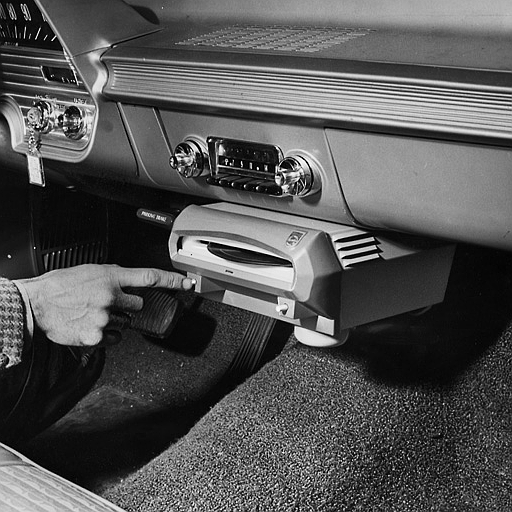
%> input picture lab4/1.gif, 512 x 512 px
$ octave task6_dpct.m   (GNU Octave 9; MATLAB toolbox functions it lacks are replaced by stand-ins)
%> lines starting %> are read from the running program, lines starting %| are printed output that depends on the picture
### lab4/encode_symbol.m
%%%%%%%%%%%%%%%%%%%%%%%%%%%%%%%%%%%%%%%%%%%%%%%%%%%%%%%%%%%%%%%%%
%     64-разрядное целочисленное АРИФМЕТИЧЕСКОЕ КОДИРОВАНИЕ     %
%                   С. Умняшкин, 2019.                          %
%                       www.miet.ru                             %
% Реализовано на базе статьи     Witten I., Neal R., Cleary J.  %
% Arithmetic Coding For Data Compression // Comm. ACM, Vol. 30, %
% No.6, June 1987. - pp.520-540.                                %
%%%%%%%%%%%%%%%%%%%%%%%%%%%%%%%%%%%%%%%%%%%%%%%%%%%%%%%%%%%%%%%%%

%   Скрипт кодирования символа.
range = high - low +1;
high = low +idivide_(cum_freq(symbol+1)*range,cum_freq(NO_OF_SYMBOLS+1))-1;
low	 = low +idivide_(cum_freq(symbol)*range, cum_freq(NO_OF_SYMBOLS+1));
	% далее при необходимости — вывод бита или меры от зацикливания
	while 1
		if (high < HALF) % Старшие биты low и high — нулевые (оба)
			output_0_plus_follow; %вывод совпадающего старшего бита
        elseif (low >= HALF) % старшие биты low и high - единичные
			output_1_plus_follow;	% вывод старшего бита
			low  = low - HALF;				% сброс старшего бита в 0
			high = high - HALF;				% сброс старшего бита в 0
        else
            if (low >= FIRST_QTR) && (high < THIRD_QTR)
		% возможно зацикливание, выбрасываем второй по старшинству бит
                high = high - FIRST_QTR;	% high	=01...
                low = low - FIRST_QTR;		% low	=00...
                bits_to_follow = bits_to_follow +1;
            else
                break		% втягивать новый бит рано
            end
        end
	    % старший бит в low и high нулевой, втягиваем новый бит
		low = low + low;        %bitshift(low,1);       % втягиваем 0
		high= high + high +1;   %bitshift(high,1)+1;    % втягиваем 1
   end

### lab4/quantize_dead_zone.m
function c = quantize_dead_zone(a,b)
% К ПУНКТУ №4 ЗАДАНИЯ
  % c = round(a./b);                % равномерное квантование
   c = sign(a).*fix(abs(a)./b);    % квантование с мертвой зоной

### lab4/common.m
%%%%%%%%%%%%%%%%%%%%%%%%%%%%%%%%%%%%%%%%%%%%%%%%%%%%%%%%%%%%%%%%%
%     64-разрядное целочисленное АРИФМЕТИЧЕСКОЕ КОДИРОВАНИЕ     %
%                   С. Умняшкин, 2019.                          %
%                       www.miet.ru                             %
% Реализовано на базе статьи     Witten I., Neal R., Cleary J.  %
% Arithmetic Coding For Data Compression // Comm. ACM, Vol. 30, %
% No.6, June 1987. - pp.520-540.                                %
%%%%%%%%%%%%%%%%%%%%%%%%%%%%%%%%%%%%%%%%%%%%%%%%%%%%%%%%%%%%%%%%%

%   Скрипт глобальных констант и переменных

%constants
BITS_IN_REGISTER = uint8(48);
TOP_VALUE = uint64(bitshift(1,BITS_IN_REGISTER) -1);    % 1111...1
FIRST_QTR = uint64(bitshift(TOP_VALUE,-2) +1);          % 0100...0
HALF = uint64(2*FIRST_QTR);                             % 1000...0
THIRD_QTR = uint64(3*FIRST_QTR);                        % 1100...0
MAX_FREQUENCY =	uint32(bitshift(1, 15));
NO_OF_CHARS	= uint16(256);
EOF_SYMBOL	= uint16(NO_OF_CHARS);        % char-коды: 0..NO_OF_CHARS-1
NO_OF_SYMBOLS = uint16(NO_OF_CHARS+1);

%variables
low = uint64(0);
high = uint64(TOP_VALUE);
cum = uint64(0);
range = uint64(high+1);
symbol = uint16(0);
buffer = uint16(0);
c = uint16(0);
% initialize model
cum_freq = uint64(0:NO_OF_SYMBOLS);

### lab4/start_encoding.m
%%%%%%%%%%%%%%%%%%%%%%%%%%%%%%%%%%%%%%%%%%%%%%%%%%%%%%%%%%%%%%%%%
%     64-разрядное целочисленное АРИФМЕТИЧЕСКОЕ КОДИРОВАНИЕ     %
%                   С. Умняшкин, 2019.                          %
%                       www.miet.ru                             %
% Реализовано на базе статьи     Witten I., Neal R., Cleary J.  %
% Arithmetic Coding For Data Compression // Comm. ACM, Vol. 30, %
% No.6, June 1987. - pp.520-540.                                %
%%%%%%%%%%%%%%%%%%%%%%%%%%%%%%%%%%%%%%%%%%%%%%%%%%%%%%%%%%%%%%%%%
common;   % Globals
bits_to_go = uint8(16);
bits_to_follow = uint8(0);

### lab4/update_model.m
%%%%%%%%%%%%%%%%%%%%%%%%%%%%%%%%%%%%%%%%%%%%%%%%%%%%%%%%%%%%%%%%%
%     64-разрядное целочисленное АРИФМЕТИЧЕСКОЕ КОДИРОВАНИЕ     %
%                   С. Умняшкин, 2019.                          %
%                       www.miet.ru                             %
% Реализовано на базе статьи     Witten I., Neal R., Cleary J.  %
% Arithmetic Coding For Data Compression // Comm. ACM, Vol. 30, %
% No.6, June 1987. - pp.520-540.                                %
%%%%%%%%%%%%%%%%%%%%%%%%%%%%%%%%%%%%%%%%%%%%%%%%%%%%%%%%%%%%%%%%%

% Скрипт обновления модели данных.
if cum_freq(NO_OF_SYMBOLS+1) == MAX_FREQUENCY
    cum = uint64(0);
    for k=1:NO_OF_SYMBOLS
        fr = bitshift(cum_freq(k+1)-cum_freq(k)+1, -1);
		cum_freq(k) = cum;
		cum = cum + fr;
    end
    cum_freq(NO_OF_SYMBOLS+1)=cum;
end
cum_freq(symbol+1:NO_OF_SYMBOLS+1) = cum_freq(symbol+1:NO_OF_SYMBOLS+1) +1;

### lab4/task6_dpct.m
%%%%%%%%%%%%%%%%%%%%%%%%%%%%%%%%%%%%%%%%%%%%%%%%%%%%%%%%%%%%%%%%%%%%%%%%%
%       JPEG-подобный учебный кодек для сжатия ч/б фото изображений     %
%                   С. Умняшкин, 2019.                                  %
%                       www.miet.ru                                     %
%        Ограничения на размер изображения: только 512х512 !!!          %
%  После блочных ДКП коэффициенты разложения скалярно квантуются и      %
%  арифметически кодируются.                                            %
%%%%%%%%%%%%%%%%%%%%%%%%%%%%%%%%%%%%%%%%%%%%%%%%%%%%%%%%%%%%%%%%%%%%%%%%%
clc
clear
quality = [1 10 25 50 75 100];  % Параметр качества выбираем целым из диапазона ~ 1..100
I = im2double(imread('1.gif'));  %обрабатываемое изображение
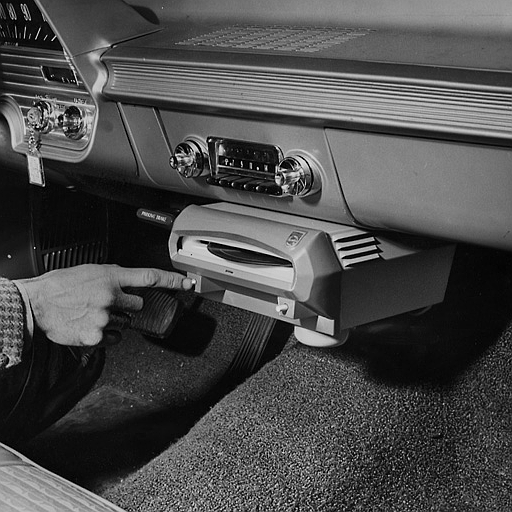
%> I: size 512x512 double; min 0, max 0.89, mean 0.294
for my_ind = 1:length(quality)


%%%%%%%%%%%%%%%%%%%%%%%%%%%%%%%%%%%%%%%%%%%%%%%%%%%%%%%%%%%%%%%%%%%%%%%%

W4 = [1/2   0      0 0
      0 1/sqrt(10) 0 0;
      0     0    1/2 0;
      0     0      0 1/sqrt(10)];

Temp = [1 1  1   1;
        2 1 -1  -2;
        1 -1 -1  1;
        1 -2  2 -1];

  W4 = W4 * Temp;

  T = (1/sqrt(2)).* [W4, W4;
                    W4,-W4];


dct = @(x)T * x * T';

scale = 0.125*round(156*1.03125^quality(my_ind)); % нормировка - экспоненц. шкала

B = blkproc(I,[8 8],dct) * scale; % масштабирование перед квантованием
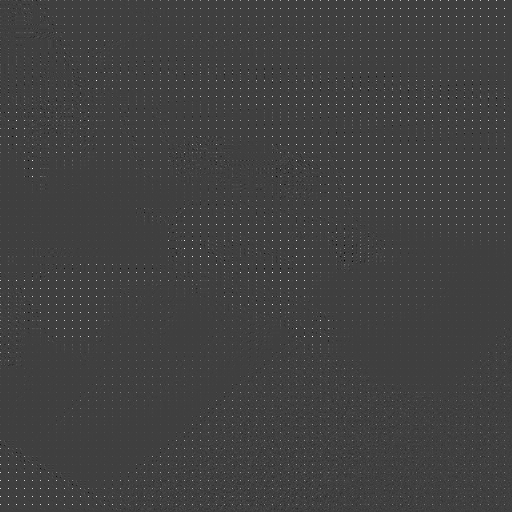
%> B: size 512x512 double; min -42.54, max 127.2, mean 0.7; drawn with min black and max white

% Возможные матрицы квантования:
Q1 = 18*ones(8); %К ПУНКТУ №5 ЗАДАНИЯ: одинаковое квантование коэф. ДКП
Q =    [16   11   10   16   24   40   51   61
        12   12   14   19   26   58   60   55
        14   13   16   24   40   57   69   56
        14   17   22   29   51   87   80   62
        18   22   37   56   68   109  103  77
        24   35   55   64   81   104  113  92
        49   64   78   87   103  121  120  101
        72   92   95   98   112  100  103  99];  % Матрица Пеннебакера

% К ПУНКТУ №4 ЗАДАНИЯ:
B1 = int16( blkproc(B,[8 8],@(x)quantize_dead_zone(x,Q)) ); % скалярное квантование

coef = zeros(8,8,4096,'uint8'); % массив проквантованных коэффициентов ДКП
ind=1;
for x = 1:8:512
    for y = 1:8:512
        % перебираем блоки 8х8 - ДКП спектры
        B1(x,y) = B1(x,y) - 128; % перевод DC-компоненты в знаковый формат
        coef(:,:,ind) = uint8( B1(x:(x+7),y:(y+7)) +128 ); % ВСЕ без знака
        ind = ind + 1;
    end
end
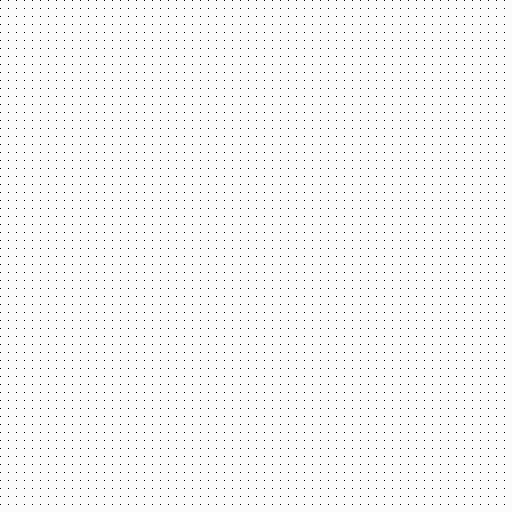
%> B1: size 512x512 int16; min -128, max 2, mean -1.96; drawn with min black and max white
%> after the loop, ind = 4097
if  (max(max(B1)) > 127) || (min(min(B1)) < -128)  % 8 бит не хватит!
    quality(my_ind)
    fprintf("Overflow! Decrease quality!\n");
    return
end


% ii и jj - номера строк и столбцов ДКП-спектров при считывании зигзагом
ii = [1 1 2 3 2 1 1 2 3 4 5 4 3 2 1 1 2 3 4 5 6 7 6 5 4 3 2 1 ....
 1 2 3 4 5 6 7 8 8 7 6 5 4 3 2 3 4 5 6 7 8 8 7 6 5 4 5 6 7 8 8 7 6 7 8 8];
jj = [ 1 2 1 1 2 3 4 3 2 1 1 2 3 4 5 6 5 4 3 2 1 1 2 3 4 5 6 7 8 ....
    7 6 5 4 3 2 1 2 3 4 5 6 7 8 8 7 6 5 4 3 4 5 6 7 8 8 7 6 5 6 7 8 8 7 8];


out = fopen('jp.ar',"w");  % выходной файл сжатых данных
start_encoding;

% К ПУНКТУ №3 ЗАДАНИЯ. Для лучшей начальной настройки модели:
cum_freq(130:NO_OF_SYMBOLS+1) = cum_freq(130:NO_OF_SYMBOLS+1) +6000;

fprintf("Кодирование...\n");
%for ij=2:64   %К ПУНКТУ №2 ЗАДАНИЯ ij=64:-1:2
%> (the run ends here)
